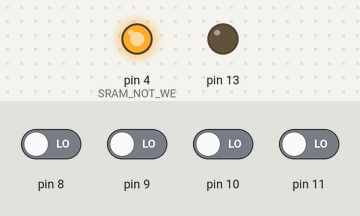
This sketch was run on a simulated Arduino Uno, built with avr-gcc and run on an emulated ATmega328P. On the bench: output pins drawn as LEDs (lit = HIGH). Inputs (shaded band) come from the test bench; at power-on: pin 8–11 LOW. Pins used as bus, display or sensor lines are not drawn; what the sketch prints to the serial monitor is not drawn.

Above: at 5.8 s.
5.9 s: pin 9 driven HIGH and pin 11 driven HIGH
7.4 s: pin 8 driven HIGH
9.0 s: pin 10 driven HIGH
10.6 s: pin 9 driven LOW
12.2 s: pin 11 driven LOW
15.2 s: pin 11 driven HIGH
Timing chart, 0 to 17.8 s (numbered marks = the images above; inputs shaded):
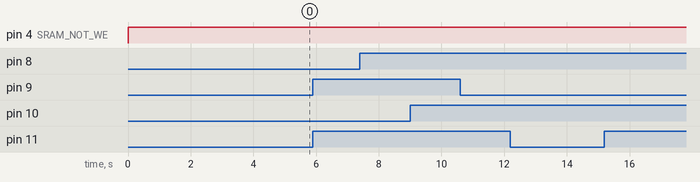

The sketch:

RAM_Tester_2114.ino
```cpp
// (licence header left out)
#define SRAM_NOT_WE 4      // ~WE (not-Write-Enable) line. HIGH is "read", LOW is "write"
#define SRAM_NOT_CS 5      // ~CS (not-Chip-Select) line. HIGH is "disabled", LOW is "enabled"
#define ADDR_CLK 6         // Clock pin for the 4040 counter
#define ADDR_RESET 7       // Reset pin for the 4040 counter

#define MAX_ADDRESS 1024

boolean testFailed = false;    // Global error flag

/**
 * All the work is done in the setup() function, as hot-swapping
 * of the chip under test is not supported
 */
void setup()
{
  // Setup two pins to control 4040: Both are outputs, default state is HIGH
  pinMode(ADDR_CLK, OUTPUT);
  digitalWrite(ADDR_CLK, HIGH);
  pinMode(ADDR_RESET, OUTPUT);
  digitalWrite(ADDR_RESET, HIGH);

  // Setup two pins to control the 2114's ~WE and ~CS
  pinMode(SRAM_NOT_WE, OUTPUT);
  digitalWrite(SRAM_NOT_WE, HIGH);
  pinMode(SRAM_NOT_CS, OUTPUT);
  digitalWrite(SRAM_NOT_CS, HIGH);

  // Setup the status LED [optional]
  pinMode(13, OUTPUT);
  digitalWrite(13, LOW);

  Serial.begin(9600);

  // Cooldown period. Time to bring up a serial console
  delay(5000);

  // Start the actual testing
  // Disable 4040.RESET - bring it LOW. Output is all-zero, i.e. address 0x00
  digitalWrite(ADDR_RESET, LOW);

  uint16_t addr = 0;
  while (addr < MAX_ADDRESS)
  {
    // Check the SRAM at the current memory address, with each of the 16 possible values
    for (uint8_t value = 0; value < 16; ++value)
    {
      testAddress(addr, value);
    }

    // Advance to the next address: Bring the clock LOW, then HIGH
    delayMicroseconds(10);
    digitalWrite(ADDR_CLK, LOW);
    delayMicroseconds(10);
    digitalWrite(ADDR_CLK, HIGH);
    delayMicroseconds(10);

    addr++;
  }

  // End of testing: Enable 4040.RESET - bring it HIGH
  digitalWrite(ADDR_RESET, HIGH);

  if (!testFailed)
  {
    Serial.println("Test: OK");
  }
}

/**
 * Writes the given value at the current address, reads it back and checks for errors.
 * The address is never changed inside this function, it's used for reporting only
 */
void testAddress(uint16_t address, uint8_t value)
{
  delayMicroseconds(10);

  // Write the value to SRAM
  // Set the lower 4-bits of PORTB as outputs. Output "value"
  DDRB |= 0x0F;
  PORTB &= ~(0x0F);
  PORTB |= (value & 0x0F);

  delayMicroseconds(10);

  // Set the SRAM in "write" mode. Enable it
  digitalWrite(SRAM_NOT_WE, LOW);
  digitalWrite(SRAM_NOT_CS, LOW);

  delayMicroseconds(10);    // Wait for the write to complete

  // Disable the SRAM
  digitalWrite(SRAM_NOT_CS, HIGH);
  digitalWrite(SRAM_NOT_WE, HIGH);
  delayMicroseconds(10);

  // IMPORTANT: Reset the output to 0x00, to avoid fake "correct" readings
  // Arduino pins seem to retain their latest output value (LOW / HIGH), when switched to inputs
  PORTB &= ~(0x0F);

  // Read the value back from SRAM
  // Set the lower 4-bits of PORTB as inputs
  DDRB &= ~(0x0F);
  delayMicroseconds(10);

  // Set the SRAM in "read" mode. Enable it
  digitalWrite(SRAM_NOT_WE, HIGH);
  digitalWrite(SRAM_NOT_CS, LOW);
  delayMicroseconds(10);

  // SRAM's output is now valid, read it
  uint8_t sramByte = (PINB & 0x0F);

  // Disable the SRAM
  digitalWrite(SRAM_NOT_CS, HIGH);
  digitalWrite(SRAM_NOT_WE, HIGH);
  delayMicroseconds(10);

  // Check 'sramByte' against 'value'. Report any mismatch
  if (sramByte != value)
  {
    Serial.print("Inconsistency at address 0x");
    printHexByte(address >> 8);
    printHexByte(address & 0xFF);
    Serial.print(". Expected: 0x");
    printHexByte(value);
    Serial.print(" but was: 0x");
    printHexByte(sramByte);
    Serial.println();

    testFailed = true;
  }
}

/**
 * The function is looped to infinity
 */
void loop()
{
  // Do nothing, just blink the status LED [optional]
  digitalWrite(13, HIGH);   // sets the LED on
  delay(1000);                  // waits for a second
  digitalWrite(13, LOW);    // sets the LED off
  delay(1000);                  // waits for a second
}

/**
 * Writes a byte in HEX, with zero-padding
 */
void printHexByte(uint8_t b)
{
  if (b < 16)
  {
    Serial.print("0");
  }
  Serial.print(b, HEX);
}
```
